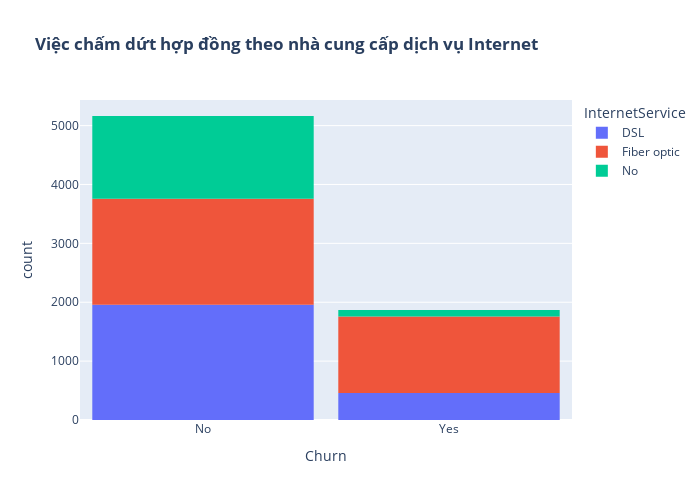

The code cell stored with this chart in its notebook:
### Markdown cell above
Phần lớn trường hợp huỷ hợp đồng rơi vào các khách hàng sử dụng dịch vụ di động

### Code cell
fig = px.histogram(df, x="Churn", color="InternetService", title="<b>Việc chấm dứt hợp đồng theo nhà cung cấp dịch vụ Internet </b>")
fig.update_layout(width=700, height=500, bargap=0.1)
fig.show()

### Figure 1 — Plotly figure (JSON) as saved in the notebook; plotly's stock layout.template omitted (floating-point values rounded to 4 significant figures; data arrays with more than 128 entries replaced by an {"elided": "..."} marker saying what was removed)
{"data": [{"alignmentgroup": "True", "bingroup": "x", "hovertemplate": "InternetService=DSL<br>Churn=%{x}<br>count=%{y}<extra></extra>", "legendgroup": "DSL", "marker": {"color": "#636efa", "pattern": {"shape": ""}}, "name": "DSL", "offsetgroup": "DSL", "orientation": "v", "showlegend": true, "type": "histogram", "x": {"elided": "2416 str values"}, "xaxis": "x", "yaxis": "y"}, {"alignmentgroup": "True", "bingroup": "x", "hovertemplate": "InternetService=Fiber optic<br>Churn=%{x}<br>count=%{y}<extra></extra>", "legendgroup": "Fiber optic", "marker": {"color": "#EF553B", "pattern": {"shape": ""}}, "name": "Fiber optic", "offsetgroup": "Fiber optic", "orientation": "v", "showlegend": true, "type": "histogram", "x": {"elided": "3096 str values"}, "xaxis": "x", "yaxis": "y"}, {"alignmentgroup": "True", "bingroup": "x", "hovertemplate": "InternetService=No<br>Churn=%{x}<br>count=%{y}<extra></extra>", "legendgroup": "No", "marker": {"color": "#00cc96", "pattern": {"shape": ""}}, "name": "No", "offsetgroup": "No", "orientation": "v", "showlegend": true, "type": "histogram", "x": {"elided": "1520 str values"}, "xaxis": "x", "yaxis": "y"}], "layout": {"bargap": 0.1, "barmode": "relative", "height": 500, "legend": {"title": {"text": "InternetService"}, "tracegroupgap": 0}, "title": {"text": "<b>Việc chấm dứt hợp đồng theo nhà cung cấp dịch vụ Internet </b>"}, "width": 700, "xaxis": {"anchor": "y", "domain": [0, 1], "title": {"text": "Churn"}}, "yaxis": {"anchor": "x", "domain": [0, 1], "title": {"text": "count"}}}}
